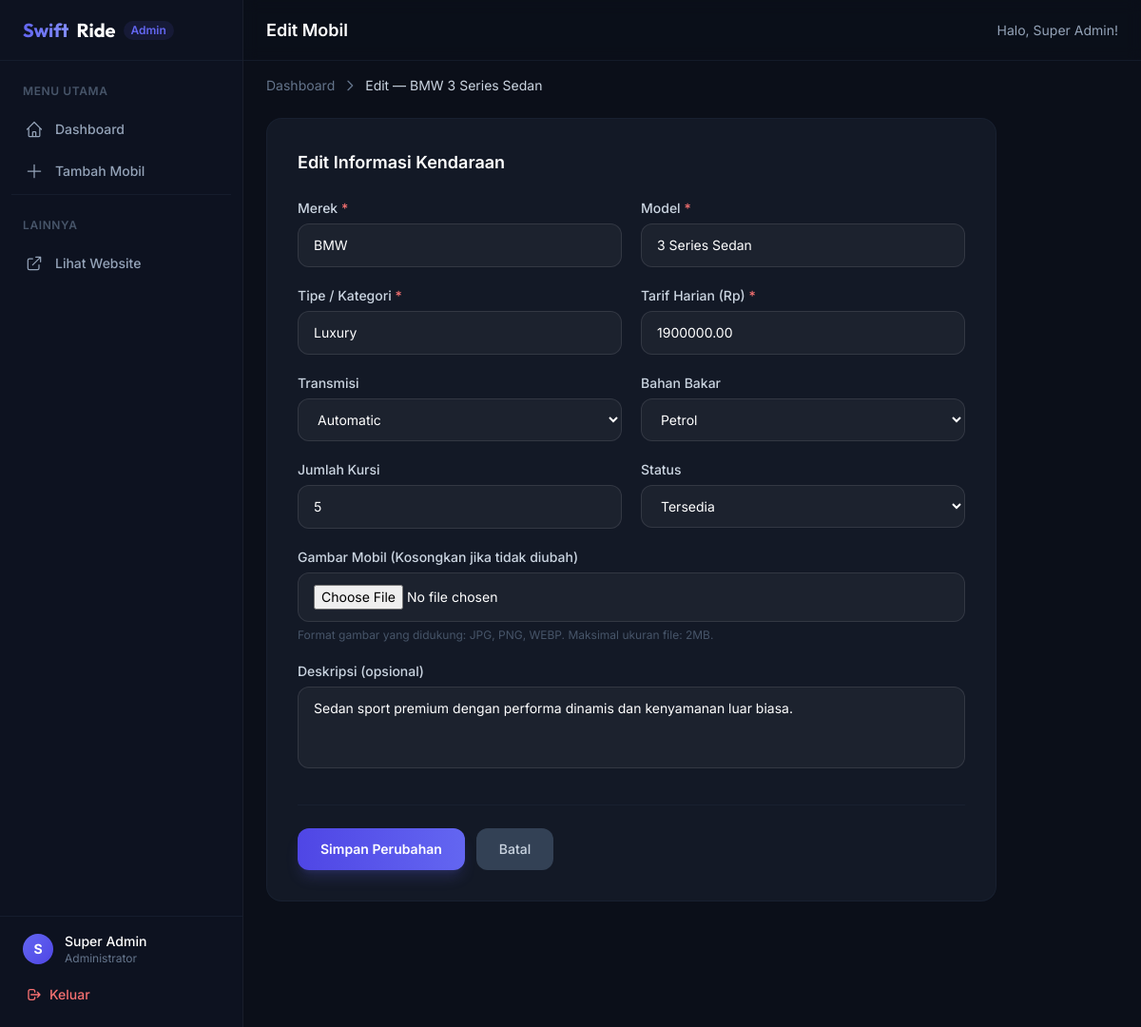
Screenshot of /admin/cars/edit.php?id=2 (signed in) with the database file from the repository.
### tables this page shows
CREATE TABLE IF NOT EXISTS cars (
    id INT AUTO_INCREMENT PRIMARY KEY,
    brand VARCHAR(50) NOT NULL,
    model VARCHAR(50) NOT NULL,
    type VARCHAR(30) NOT NULL,
    daily_rate DECIMAL(12, 2) NOT NULL,
    image VARCHAR(512) NOT NULL DEFAULT '',
    status ENUM('available', 'rented', 'maintenance') NOT NULL DEFAULT 'available',
    transmission VARCHAR(20) NOT NULL DEFAULT 'Automatic',
    fuel VARCHAR(20) NOT NULL DEFAULT 'Petrol',
    seats TINYINT NOT NULL DEFAULT 5,
    description TEXT,
    created_at TIMESTAMP DEFAULT CURRENT_TIMESTAMP,
    updated_at TIMESTAMP DEFAULT CURRENT_TIMESTAMP ON UPDATE CURRENT_TIMESTAMP
);

### admin/cars/edit.php (the view, shortened to what this page needs)
<?php
require_once '../../config/db.php';
$errors    = [];
$id = filter_input(INPUT_GET, 'id', FILTER_VALIDATE_INT);
$stmt = $pdo->prepare("SELECT * FROM cars WHERE id = ? LIMIT 1");
$stmt->execute([$id]);
$car = $stmt->fetch();
require_once '../../includes/admin_header.php';
function inputClass(array $errors, string $field): string {
    return 'input-field w-full rounded-xl px-4 py-3 text-white placeholder-slate-500 text-sm'
         . (isset($errors[$field]) ? ' border-red-500/60' : '');
}
function sel(mixed $fieldVal, string $optionVal): string {
    return (string)$fieldVal === $optionVal ? 'selected' : '';
}
?>
<div class="max-w-3xl animate-fade-in">
    <nav class="text-sm text-slate-500 mb-6 flex items-center gap-2">
        <a href="<?php echo BASE_URL; ?>admin/index.php" class="hover:text-slate-300 transition-colors">Dashboard</a>
        <svg class="w-4 h-4" fill="none" viewBox="0 0 24 24" stroke="currentColor" stroke-width="2"><path stroke-linecap="round" stroke-linejoin="round" d="M9 5l7 7-7 7"/></svg>
        <span class="text-slate-300">Edit — <?php echo htmlspecialchars($car['brand'] . ' ' . $car['model'], ENT_QUOTES, 'UTF-8'); ?></span>
    </nav>
    <div class="bg-[#131926] rounded-2xl border border-slate-800/50 p-6 lg:p-8">
        <h2 class="text-lg font-semibold text-white mb-6">Edit Informasi Kendaraan</h2>
        <form method="POST" action="edit.php?id=<?php echo (int)$id; ?>" enctype="multipart/form-data" novalidate>
            <div class="grid grid-cols-1 md:grid-cols-2 gap-5">
                <div>
                    <label for="car-brand" class="block text-sm font-medium text-slate-300 mb-1.5">Merek <span class="text-red-400">*</span></label>
                    <input type="text" id="car-brand" name="brand" maxlength="50" required
                           class="<?php echo inputClass($errors, 'brand'); ?>"
                           value="<?php echo htmlspecialchars($car['brand'], ENT_QUOTES, 'UTF-8'); ?>">
                </div>
                <div>
                    <label for="car-model" class="block text-sm font-medium text-slate-300 mb-1.5">Model <span class="text-red-400">*</span></label>
                    <input type="text" id="car-model" name="model" maxlength="50" required
                           class="<?php echo inputClass($errors, 'model'); ?>"
                           value="<?php echo htmlspecialchars($car['model'], ENT_QUOTES, 'UTF-8'); ?>">
                </div>
                <div>
                    <label for="car-type" class="block text-sm font-medium text-slate-300 mb-1.5">Tipe / Kategori <span class="text-red-400">*</span></label>
                    <input type="text" id="car-type" name="type" maxlength="30" required
                           class="<?php echo inputClass($errors, 'type'); ?>"
                           value="<?php echo htmlspecialchars($car['type'], ENT_QUOTES, 'UTF-8'); ?>">
                </div>
                <div>
                    <label for="car-rate" class="block text-sm font-medium text-slate-300 mb-1.5">Tarif Harian (Rp) <span class="text-red-400">*</span></label>
                    <input type="number" id="car-rate" name="daily_rate" min="1" step="1000" required
                           class="<?php echo inputClass($errors, 'daily_rate'); ?>"
                           value="<?php echo htmlspecialchars($car['daily_rate'], ENT_QUOTES, 'UTF-8'); ?>">
                </div>
                <div>
                    <label for="car-transmission" class="block text-sm font-medium text-slate-300 mb-1.5">Transmisi</label>
                    <select id="car-transmission" name="transmission" class="<?php echo inputClass($errors, 'transmission'); ?> cursor-pointer">
                        <option value="Automatic" <?php echo sel($car['transmission'], 'Automatic'); ?>>Automatic</option>
                    </select>
                </div>
                <div>
                    <label for="car-fuel" class="block text-sm font-medium text-slate-300 mb-1.5">Bahan Bakar</label>
                    <select id="car-fuel" name="fuel" class="<?php echo inputClass($errors, 'fuel'); ?> cursor-pointer">
                        <?php foreach (['Petrol','Diesel','Electric','Hybrid'] as $f): ?>
                        <option value="<?php echo $f; ?>" <?php echo sel($car['fuel'], $f); ?>><?php echo $f; ?></option>
                        <?php endforeach; ?>
                    </select>
                </div>
                <div>
                    <label for="car-seats" class="block text-sm font-medium text-slate-300 mb-1.5">Jumlah Kursi</label>
                    <input type="number" id="car-seats" name="seats" min="1" max="20"
                           class="<?php echo inputClass($errors, 'seats'); ?>"
                           value="<?php echo (int)$car['seats']; ?>">
                </div>
                <div>
                    <label for="car-status" class="block text-sm font-medium text-slate-300 mb-1.5">Status</label>
                    <select id="car-status" name="status" class="<?php echo inputClass($errors, 'status'); ?> cursor-pointer">
                        <option value="available"   <?php echo sel($car['status'], 'available'); ?>>Tersedia</option>
                    </select>
                </div>
                <div class="md:col-span-2">
                    <label for="car-image" class="block text-sm font-medium text-slate-300 mb-1.5">Gambar Mobil (Kosongkan jika tidak diubah)</label>
                    <input type="file" id="car-image" name="image" accept="image/*"
                           class="<?php echo inputClass($errors, 'image'); ?>">
                    <p class="mt-1.5 text-xs text-slate-600">Format gambar yang didukung: JPG, PNG, WEBP. Maksimal ukuran file: 2MB.</p>
                </div>
                <div class="md:col-span-2">
                    <label for="car-description" class="block text-sm font-medium text-slate-300 mb-1.5">Deskripsi (opsional)</label>
                    <textarea id="car-description" name="description" rows="3" maxlength="1000"
                              class="<?php echo inputClass($errors, 'description'); ?> resize-none"><?php echo htmlspecialchars($car['description'] ?? '', ENT_QUOTES, 'UTF-8'); ?></textarea>
                </div>
            </div>
            <div class="flex items-center gap-3 mt-8 pt-6 border-t border-slate-800/50">
                <button type="submit" id="btn-submit-edit" class="px-6 py-3 rounded-xl bg-gradient-to-r from-brand-600 to-indigo-500 text-white text-sm font-semibold hover:from-indigo-500 hover:to-brand-600 transition-all shadow-lg shadow-indigo-500/20">
                    Simpan Perubahan
                </button>
                <a href="<?php echo BASE_URL; ?>admin/index.php" class="px-6 py-3 rounded-xl bg-slate-700 text-slate-300 text-sm font-medium hover:bg-slate-600 transition-colors">
                    Batal
                </a>
            </div>
        </form>
    </div>
</div>
<?php require_once '../../includes/admin_footer.php'; ?>

### includes/admin_header.php (style rules this page uses)
body { background-color: #0b0f19; color: #f8fafc; font-family: 'Inter', sans-serif; }
.input-field { background: rgba(255,255,255,0.04); border: 1px solid rgba(255,255,255,0.1); transition: border-color 0.2s, box-shadow 0.2s; }
.input-field option { background-color: #131926; color: #ffffff; }
.animate-fade-in { animation: fadeIn 0.3s ease forwards; }

### rows the page displays
cars: brand+model "BMW 3 Series Sedan", brand "BMW", model "3 Series Sedan", type "Luxury", daily_rate "1900000.00", seats "5", description "Sedan sport premium dengan performa dinamis dan kenyamanan luar biasa."

### other values shown
substr($adminName, 0, 1) "S"
$adminName "Super Admin"
$pageTitle "Edit Mobil"
form field fuel "Petrol"
